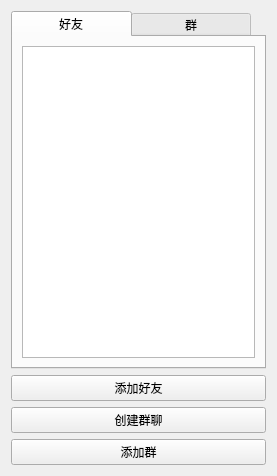
<?xml version="1.0" encoding="UTF-8"?>
<ui version="4.0">
 <class>chatlist</class>
 <widget class="QWidget" name="chatlist">
  <property name="geometry">
   <rect>
    <x>0</x>
    <y>0</y>
    <width>277</width>
    <height>476</height>
   </rect>
  </property>
  <property name="minimumSize">
   <size>
    <width>277</width>
    <height>476</height>
   </size>
  </property>
  <property name="maximumSize">
   <size>
    <width>277</width>
    <height>476</height>
   </size>
  </property>
  <property name="windowTitle">
   <string>Form</string>
  </property>
  <layout class="QVBoxLayout" name="verticalLayout">
   <item>
    <widget class="QTabWidget" name="tabWidget">
     <property name="styleSheet">
      <string notr="true">QTabBar::tab{width:120}</string>
     </property>
     <property name="currentIndex">
      <number>0</number>
     </property>
     <widget class="QWidget" name="tab">
      <attribute name="title">
       <string>好友</string>
      </attribute>
      <layout class="QVBoxLayout" name="verticalLayout_2">
       <item>
        <widget class="QListWidget" name="friendlist"/>
       </item>
      </layout>
     </widget>
     <widget class="QWidget" name="tab_2">
      <attribute name="title">
       <string>群</string>
      </attribute>
      <layout class="QVBoxLayout" name="verticalLayout_3">
       <item>
        <widget class="QListWidget" name="grouplist"/>
       </item>
      </layout>
     </widget>
    </widget>
   </item>
   <item>
    <widget class="QPushButton" name="addButton">
     <property name="text">
      <string>添加好友</string>
     </property>
    </widget>
   </item>
   <item>
    <widget class="QPushButton" name="creategroupButton_2">
     <property name="text">
      <string>创建群聊</string>
     </property>
    </widget>
   </item>
   <item>
    <widget class="QPushButton" name="addgroupButton_3">
     <property name="text">
      <string>添加群</string>
     </property>
    </widget>
   </item>
  </layout>
 </widget>
 <resources/>
 <connections/>
</ui>
